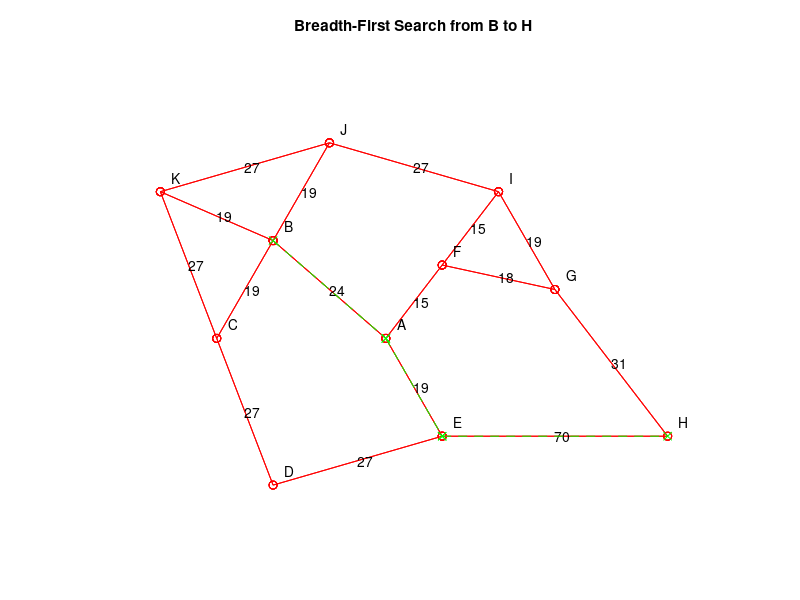

Recreate this plot in MATLAB.
% Breadth-first graph search
function grBFS
	pause(1)
	figure
    [A coord] = makeGraph; % call script to make the graph:
    gplot(A, coord, 'ro-')
    hold on
    for index = 1:length(coord)
        str = char('A' + index - 1);
        text(coord(index,1) + 0.2, ...
            coord(index,2) + 0.3, str);
    end
	showCosts(coord, A);
    axis([0 11 0 10]); axis off; hold on
    start = 2
    target = 8
    q = qEnq([], start);
    while ~isempty(q)
        [q current] = qDeq(q);
        if current(end) == target % success exit
            D = sparse([0]);
            for ans = 1:length(current)-1
                D(current(ans), current(ans+1)) = 1;
            end
            gplot(D, coord, 'gx--')
			title('Breadth-First Search from B to H')
            return; % exit the function
        end % if current == target
        thisNode = current(end);
        children = find(A(thisNode,:) ~= 0);
        for thisChild = children
            if ~any(thisChild == current)
                q = qEnq(q, [current thisChild]);
            end % if ~any(thisChild == current)
        end % for thisChild = children
    end % while q not empty
    % if we reach here we never found a path
    D = [];
end
function showCosts(co, A)
	n = length(A);
	for r = 1:n
        for c = r+1:n
            if A(r,c) > 0
                str = num2str(A(r,c));
                c1 = co(r,:);
                c2 = co(c,:);
                at = (c1 + c2) ./ 2;
                text(at(1),at(2), str);
            end
        end
    end
end
function [A coord] = makeGraph
    % edge weights
    cost = [24 19 15 19 19 19 27 27 27 70 18 15 31 19 27 27];
    % edge directions
    dir = [2 2 2 2 2 2 2 2 2 2 2 2 2 2 2 2];
    % connectivity
    node = [ 1 2 3 0	% edges from A
        1 4 5 6			% edges from B
        4 7 8 0			% edges from C
        7 9 0 0			% edges from D
        2 9 10 0		% edges from E
        3 11 12 0		% edges from F
        11 13 14 0		% edges from G
        10 13 0 0		% edges from H
        12 14 15 0		% edges from I
        5 15 16 0		% edges from J
        6 8 16 0]		% edges from K
    % coordinates
    coord = [   5 4 	% A
                3 6 	% B
                2 4 	% C
                3 1 	% D
                6 2 	% E
                6 5.5 	% F 
                8 5 	% G
                10 2 	% H
                7 7 	% I
                4 8 	% J
                1 7];	% K
    A = grAdjacency( node, cost, dir );
end
function A = grAdjacency( node, cost, dir )
    % compute an adjacency matrix.
    % it should contain the weight from one
    % node to another (0 if the nodes
    %	are not connected)
    [m cols] = size(node);
    n = length(cost);
    k = 0;
    % iterate across the edges
    %	finding the nodes at each end of the edge
    for is = 1:n
        iv = 0;
        for ir = 1:m
            for ic = 1:cols
                if node(ir, ic) == is
                    iv = iv + 1;
                    if iv > 2
                        error('bad intersection matrix');
                    end
                    ij(iv) = ir;
                end
            end
        end
        if iv ~= 2
            error(sprintf('didn''t find both ends of edge %d', is));
        end
        t = cost(is);
        if dir(is) ~= -1
            k = k + 1;
            ip(k) = ij(1); jp(k) = ij(2); tp(k) = t;
        end
        if dir(is) ~= 1
            k = k + 1;
            ip(k) = ij(2); jp(k) = ij(1); tp(k) = t;
        end
    end
    A = sparse( ip, jp, tp );
end
function q = qEnq(q, data)
    % enqueue onto a queue
    q = [q {data}];
end
function [q ans] = qDeq(q)
    % dequeue
    ans = q{1};
    q = q(2:end);
end
